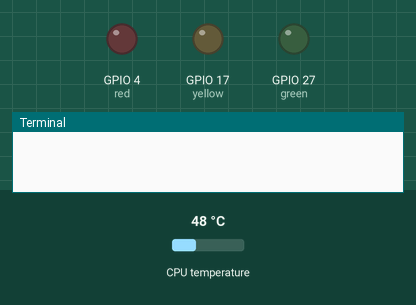
Recording of a program running on a simulated Raspberry Pi (BCM pin numbers). Shown: output pins drawn as LEDs (lit = HIGH), the last lines printed to the terminal. Dashed ring = blinking. The test bench sets the inputs (shaded band); at power-on: CPU temperature 48 °C. The clock reads 2024-03-15 10:24:30 at power-on unless the program sets it.

Above: at 1.2 s.
1.3 s: CPU temperature set to 54 °C
At 2.8 s:
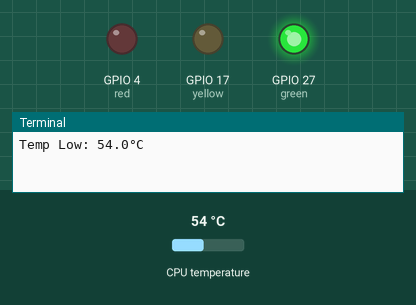
4.9 s: CPU temperature set to 57 °C
At 7.8 s:
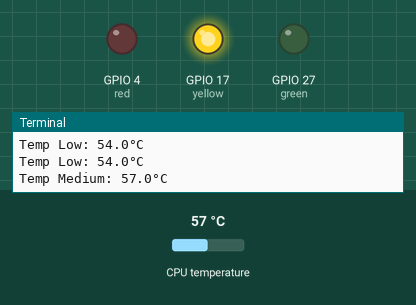
8.5 s: CPU temperature set to 59 °C
12.1 s: CPU temperature set to 62 °C
At 15.7 s:
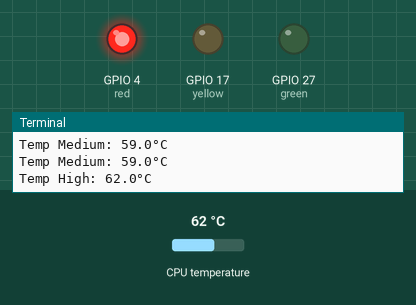
16.0 s: CPU temperature set to 68 °C
19.6 s: CPU temperature set to 71 °C
At 24.4 s:
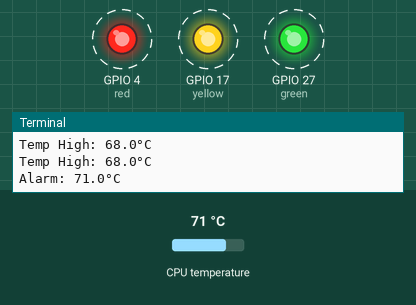
Timing chart, 0 to 27.5 s (numbered marks = the images above; inputs shaded):
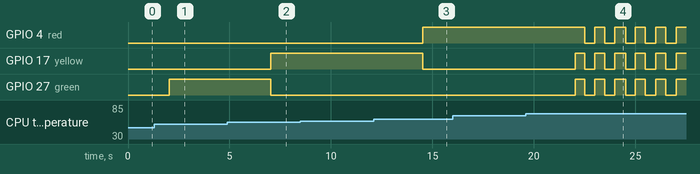

The program:

cpuTemperatureLED.py
```python
# !/usr/bin/env python
# coding=utf-8
# Author: weiserhei
# CPU Temperature LED Traffic Light
# From green to red to blinking on raising CPU Temp.

# import psutil
import RPi.GPIO as GPIO
from subprocess import PIPE, Popen
import time
import os

GPIO.setmode(GPIO.BCM)
GPIO.setwarnings(False)

red = 4
yellow = 17
green = 27

PINS = [red, yellow, green]

for p in PINS:
    GPIO.setup(p, GPIO.OUT)
    GPIO.output(p, GPIO.LOW)


def get_cpu_temperature():
    process = Popen(['vcgencmd', 'measure_temp'], stdout=PIPE)
    output, _error = process.communicate()
    return float(output[output.index('=') + 1:output.rindex("'")])


def blink(switch_off):

    if switch_off:
        GPIO.output(red, GPIO.HIGH)
        GPIO.output(green, GPIO.HIGH)
        GPIO.output(yellow, GPIO.HIGH)
    else:
        GPIO.output(red, GPIO.LOW)
        GPIO.output(green, GPIO.LOW)
        GPIO.output(yellow, GPIO.LOW)
    return


def setHigh(value):

    GPIO.output(red, GPIO.HIGH)
    GPIO.output(green, GPIO.LOW)
    GPIO.output(yellow, GPIO.LOW)
    output = "Temp High"

    return output


def setMedium(value):

    GPIO.output(yellow, GPIO.HIGH)
    GPIO.output(green, GPIO.LOW)
    GPIO.output(red, GPIO.LOW)
    output = "Temp Medium"

    return output


def setLow(value):

    GPIO.output(green, GPIO.HIGH)
    GPIO.output(red, GPIO.LOW)
    GPIO.output(yellow, GPIO.LOW)
    output = "Temp Low"

    return output


def main():

    starttime = time.time()
    tick = 0.5
    lastTick = 0
    lastUpdate = 0
    percent = 0
    sleep = 0
    blinking = False

    thresholds = [55, 60, 65, 70]

    try:

        while True:

            lastTick += tick
            if lastTick > 2:
                lastTick = 0
                # percent = psutil.cpu_percent()
                percent = get_cpu_temperature()
                blinking = False
                os.system('clear')

                if percent <= thresholds[0]:
                    output = setLow(percent)
                # elif percent > 55 and percent < 60:
                elif thresholds[0] < percent < thresholds[1]:
                    output = setMedium(percent)
                elif thresholds[1] < percent < thresholds[2]:
                    output = setHigh(percent)
                elif percent >= thresholds[3]:
                    blinking = True
                    output = "Alarm"

                print output + ": " + str(percent) + "°C"

            # tick faster for blink
            lastUpdate += sleep
            if blinking:
                switch_off = lastUpdate > 0.5
                blink(switch_off)
                if switch_off:
                    lastUpdate = 0

            # main loop tick
            sleep = tick - ((time.time() - starttime) % tick)
            time.sleep(sleep)

    except KeyboardInterrupt:
        print("")
        print("Exiting, cleaning up...")
        for p in PINS:
            GPIO.output(p, GPIO.LOW)
        GPIO.cleanup()


if __name__ == '__main__':
    main()
```

Measured:
- the behaviour switches between 55 and 56 °C on CPU temperature (found by bisection; images 1 and 2)
- the behaviour switches between 60 and 61 °C on CPU temperature (found by bisection; images 2 and 3)
- the behaviour switches between 69 and 70 °C on CPU temperature (found by bisection; images 3 and 4)
- after the input at 4.9 s, GPIO 17 (yellow): LOW → HIGH after 2.1 s; GPIO 27 (green): HIGH → LOW after 2.1 s
- after the input at 12.1 s, GPIO 4 (red): LOW → HIGH after 2.4 s; GPIO 17 (yellow): HIGH → LOW after 2.4 s
- after the input at 19.6 s, GPIO 4 (red): alternates HIGH for 0.50 s and LOW for 0.50 s, starting after 2.9 s; GPIO 17 (yellow), GPIO 27 (green): alternates HIGH for 0.50 s and LOW for 0.50 s, starting after 2.4 s
